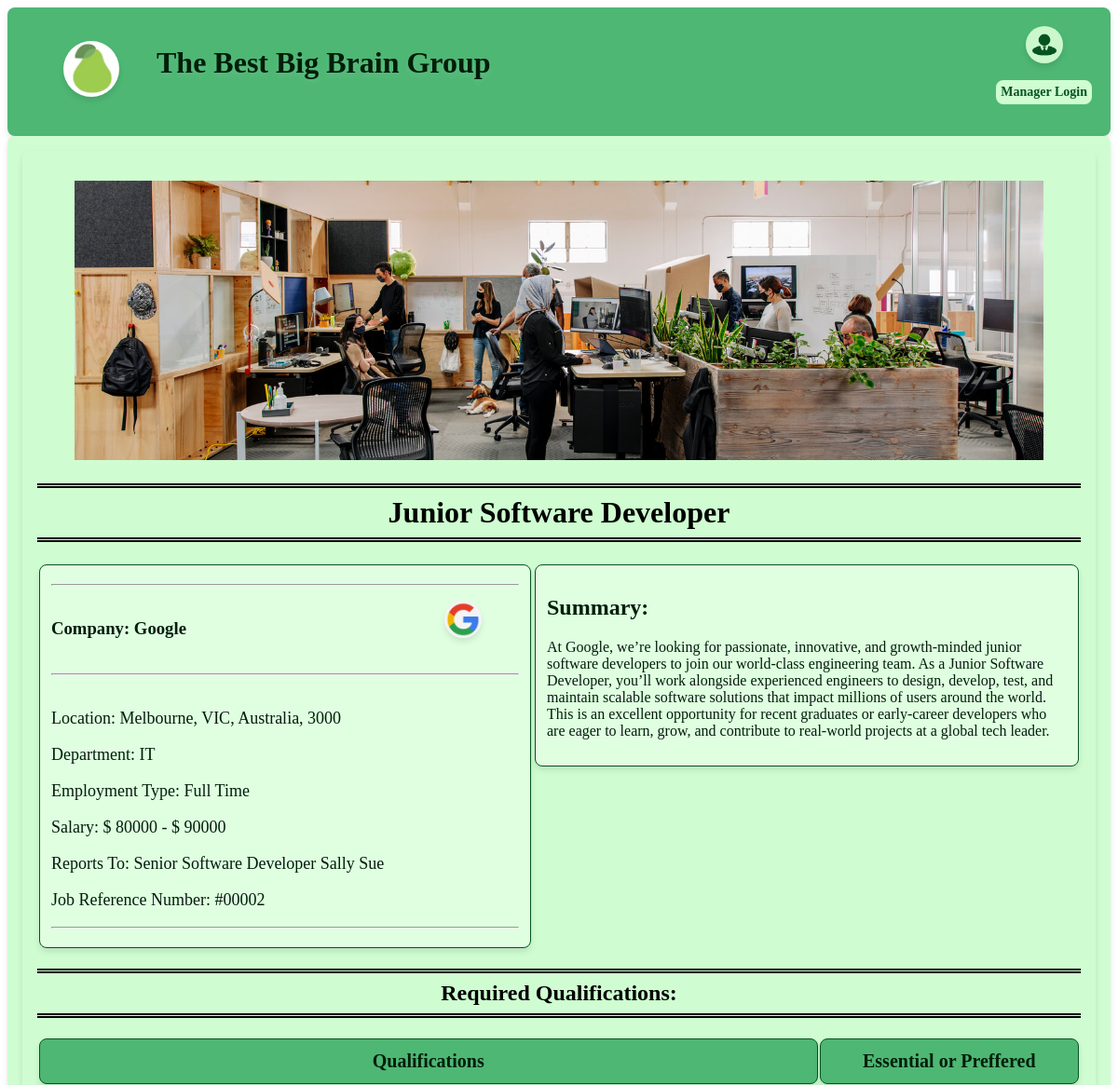
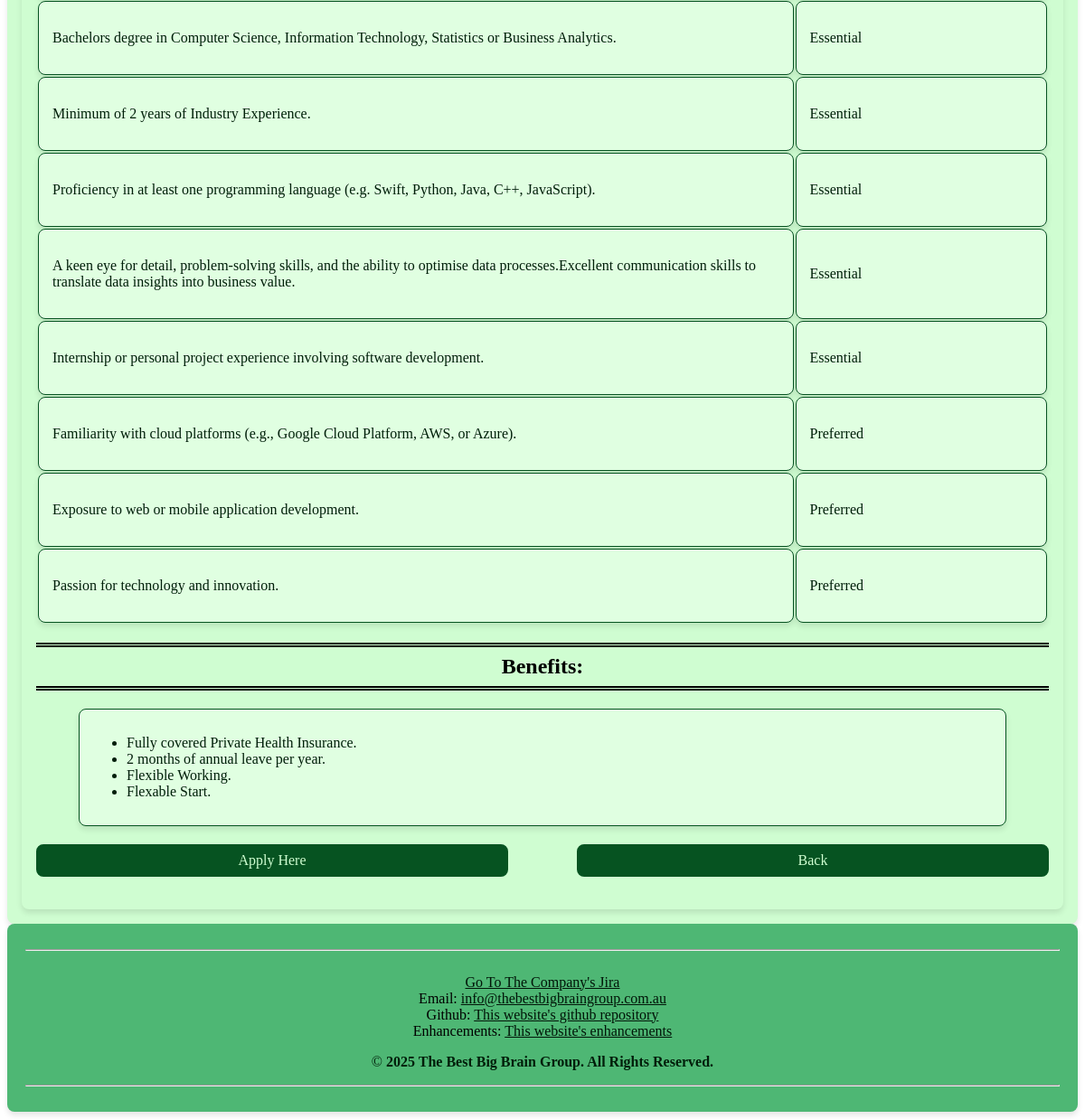
The app's page /extended_jobs.php?job_id=2 with its own data (2 pictures, top to bottom).
### tables this page shows
CREATE TABLE `jobs` (
  `job_id` int(5) NOT NULL,
  `job_title` text NOT NULL,
  `job_company` text NOT NULL,
  `job_location` varchar(100) NOT NULL,
  `job_department` text NOT NULL,
  `job_employment_type` text NOT NULL,
  `job_logo` text NOT NULL,
  `job_logo_link` text NOT NULL,
  `job_salary_min` float NOT NULL,
  `job_salary_max` float NOT NULL,
  `job_information` text NOT NULL,
  `job_manager` text NOT NULL,
  `job_manager_email` text NOT NULL,
  `job_hero_image` text NOT NULL,
  `job_summary` text NOT NULL,
  `job_full_qualifications_or_skills` text NOT NULL,
  `job_essential_or_preferred` text NOT NULL,
  `job_benifits` text NOT NULL
);

### extended_jobs.php (the view, shortened to what this page needs)
<!DOCTYPE html>
<html lang = "en">
    <head>
        <link rel="stylesheet" href="styles/styles.css">
    </head>
    <body>
        <?php include 'header.inc'; ?>
        <main>
            <?php
                require_once "settings.php";
                $dbconn = mysqli_connect($host, $user, $pwd, $db);
                if ($dbconn) {
                    $query = "SELECT * FROM jobs";
                    $result = mysqli_query($dbconn, $query);
                    if (isset($_GET['job_id'])){
                        $main_job_id = $_GET["job_id"];
                        for ($i = 0; $i < mysqli_num_rows($result); $i++){
                            $row = mysqli_fetch_assoc($result);
                            if ($row['job_id'] == $main_job_id) {
                                break;
                            }
                        }
                        echo "<main>";
                        echo "<figure>";
                            $hero_image = $row['job_hero_image'];
                            echo "<img src='$hero_image' alt='Hero_Image' id='job_discription_image_background'/>";
                        echo "</figure>";
                        $job_title = $row['job_title'];
                        echo "<h1 class='job_headers_other_page'>$job_title</h1>";
                        echo "<table>";
                            echo "<tbody>";
                                echo "<tr>";
                                    echo "<td class='main_employment_details_background'>";
                                        echo "<hr>";
                                        echo "<div id='company_and_logo_extended'>";
                                            $company = $row['job_company'];
                                            $company_styled = "Company: " . $company;
                                            echo "<h3 class='random_company_names'>$company_styled</h3>";
                                            echo "<figure>";
                                                $logo = $row['job_logo'];
                                                $logo_link = $row['job_logo_link'];
                                                echo "<a href= '$logo_link' target='_blank'><img src='$logo' alt='Company Logo' class='companies_logo_image'/></a>";
                                            echo "</figure>";
                                        echo "</div>";
                                        echo "<div class = 'line_break'>";
                                            echo "<hr>";
                                        echo "</div>";
                                        $location = "Location: " . $row['job_location'];
                                        $department = "Department: " . $row['job_department'];
                                        $employment_type = "Employment Type: " . $row['job_employment_type'];
                                        $job_salary_min = (string)$row['job_salary_min'];
                                        $formatted_job_salary_min = "$ $job_salary_min";
                                        $job_salary_max = (string)$row['job_salary_max'];
                                        $formatted_job_salary_max = "$ $job_salary_max";
                                        $formatted_total_salary = "Salary: $formatted_job_salary_min  -  $formatted_job_salary_max";
                                        $manager_email = $row['job_manager_email'];
                                        $manager = $row['job_manager'];
                                        $job_id = $row['job_id'];
                                        $formatted_job_id = "Job Reference Number: #" . str_pad($job_id, 5, "0", STR_PAD_LEFT);
                                        echo "<p class='main_employment_details'>$location</p>";
                                        echo "<p class='main_employment_details'>$department</p>";
                                        echo "<p class='main_employment_details'>$employment_type</p>";
                                        echo "<p class='main_employment_details'>$formatted_total_salary</p>";
                                        echo "<p class='main_employment_details'>Reports To: <a class='reporting_to_jobs_specific' href='mailto: $manager_email'> $manager </a></p>";
                                        echo "<p class='main_employment_details'>$formatted_job_id</p>";
                                        echo "<hr>";
                                    echo "</td>";
                                    echo "<td class='employment_summary'>";
                                        echo "<h2>Summary:</h2>";
                                        $summary = $row['job_summary'];
                                        echo "<p> $summary </p>";
                                    echo "</td>";
                                echo "</tr>";
                            echo "</tbody>";
                        echo "</table>";
                        echo "<h2 class='job_headers_other_page'>Required Qualifications:</h2>";
                        $job_qualifications_skills = array_filter(array_map('trim', explode('*', $row['job_full_qualifications_or_skills'])));
                        $job_essential_or_preferred = array_filter(array_map('trim', explode('*', $row['job_essential_or_preferred'])));
                        echo "<table class='qualifications_whole_table'>";
                            echo "<tbody>";
                                echo "<tr class='qualifications_table_row'>";
                                echo "<th class='qualifications_table_header'>Qualifications</th>";
                                echo "<th class='qualifications_table_header'>Essential or Preffered</th>";
                                echo "</tr>";
                                $index = 0;
                                while ($index < count($job_qualifications_skills)){
                                    $row_job_qualifications_skills = $job_qualifications_skills[$index];
                                    $row_job_essential_or_preferred = $job_essential_or_preferred[$index];
                                    echo "<tr class='qualifications_table_row'>";
                                        echo "<td class='qualifications_table'> ";
                                            echo "<p>$row_job_qualifications_skills</p>";
                                        echo "</td>";
                                        echo "<td class='qualifications_table_essential_preffered'>";
                                            echo "<p>$row_job_essential_or_preferred</p>";
                                        echo "</td>";
                                    echo "</tr>";
                                    $index += 1;
                                }
                            echo "</tbody>";
                        echo "</table>";
                        echo "<h2 class='job_headers_other_page'>Benefits:</h2>";
                        echo "<div class='benifits_of_job'>";
                        $job_benifits = array_filter(array_map('trim', explode('*', $row['job_benifits'])));
                        echo "<ul>";
                        foreach ($job_benifits as $job_singular_benifits) {
                            echo "<li>$job_singular_benifits</li>";
                        }
                        echo "</ul>";
                        echo "</div>";
                        echo "<div class='apply_here_extended_page'>";
                            echo "<a href='apply.php' target='_blank' title='Application of Jobs'>Apply Here</a>";
                        echo "</div>";
                        echo "<div class='back_button_job_page'>";
                            echo "<a href='jobs.php' title='Job Page'>Back</a>";
                        echo "</div>";
                    echo "</main>";
                    } else echo "Information lost.";
                } else echo "<p> Unable to connect to the db.</p>";
            ?>
        </main>
            <?php include 'footer.inc'; ?>
    </body>
</html>

### styles/styles.css (style rules this page uses)
* { font-family: Georgia, 'Times New Roman', Times, serif }
p { color: #011e0a; }
main { border-radius: 8px; padding: 16px; background-color: #cffdd1; box-shadow: 0px 4px 6px rgba(0, 0, 0, 0.1); overflow: hidden; }
.random_company_names { float: left; }
.apply_here_extended_page { padding: 5px 5px; border: 4px solid #065321; background-color: #065321; border-radius: 8px; text-align: center; color: #cffdd1; text-decoration: none; margin-bottom: 20px; transition: 0.5s; width: 45%; float: left; }
.apply_here_extended_page a { text-align: center; color: #cffdd1; text-decoration: none; transition: 0.5s; }
#job_discription_image_background { width: fit-content; max-width: 1300px; height: 300px; object-fit: cover; width: 100%; background-size: 100% 100%; }
.companies_logo_image { border-radius: 100%; height: 40px; box-shadow: 0px 4px 6px rgba(0, 0, 0, 0.1); float: right; }
.main_employment_details { font-size: 18px; }
.qualifications_table { width: 75%; display: table-cell; border: 1px solid #065321; padding: 15px; border-radius: 8px; box-shadow: 0px 4px 6px rgba(0, 0, 0, 0.1); color: #011e0a; background-color: #e0ffe1; }
.qualifications_table_essential_preffered { width: 25%; display: table-cell; border: 1px solid #065321; padding: 15px; border-radius: 8px; box-shadow: 0px 4px 6px rgba(0, 0, 0, 0.1); color: #011e0a; background-color: #e0ffe1; }
.qualifications_table_row { background-color: #e0ffe1; padding: 20px; }
.qualifications_table_header { background-color: #4EB774; display: table-cell; border: 1px solid #065321; padding: 12px; border-radius: 8px; box-shadow: 0px 4px 6px rgba(0, 0, 0, 0.1); color: #011e0a; font-size: 20px; }
.main_employment_details_background { background-color: #e0ffe1; border: 1px solid #065321; padding: 12px; border-radius: 8px; box-shadow: 0px 4px 6px rgba(0, 0, 0, 0.1); color: #011e0a; width: 45%; float: left; }
.qualifications_whole_table { margin-left: auto; margin-right: auto; }
.employment_summary { background-color: #e0ffe1; border: 1px solid #065321; padding: 12px; border-radius: 8px; box-shadow: 0px 4px 6px rgba(0, 0, 0, 0.1); color: #011e0a; width: 50%; float: right; }
.benifits_of_job { background-color: #e0ffe1; border: 1px solid #065321; padding: 12px; border-radius: 8px; box-shadow: 0px 4px 6px rgba(0, 0, 0, 0.1); color: #011e0a; max-width: 1000px; margin-left: auto; margin-right: auto; transition: 0.5s; margin-bottom: 20px; }
.back_button_job_page { padding: 5px 5px; text-align: center; border: 4px solid #065321; background-color: #065321; border-radius: 8px; float: right; transition: 0.5s; margin-bottom: 20px; width: 45%; }
.back_button_job_page a { text-align: center; color: #cffdd1; text-decoration: none; transition: 0.5s; }
.job_headers_other_page { text-align: center; padding: 8px; border-top: 5px double ; border-bottom: 5px double; }
.reporting_to_jobs_specific { text-decoration: none; color: #011e0a; }
.line_break { padding-top: 30px; padding-bottom: 10px; margin-top: 20px; }
#company_and_logo_extended { margin-bottom: 10px; padding-bottom: 20px; }
label, p { color: #011e0a;; }

### records on screen
jobs: job_hero_image (picture), job_title "Junior Software Developer", job_company "Company: Google", job_logo (picture), job_location "Location: Melbourne, VIC, Australia, 3000", job_department "Department: IT", job_employment_type "Employment Type: Full Time", formatted_total_salary "Salary: $ 80000 - $ 90000", job_manager "Senior Software Developer Sally Sue", job_id "Job Reference Number: #00002", job_summary "At Google, we’re looking for passionate, innovative, and growth-minded junior software developers to join our world-class engineering team. As a Junior Software Developer, you’ll work alongside experienced engineers to design, develop, test, and maintain scalable software solutions that impact millions of users around the world. This is an excellent opportunity for recent graduates or early-career developers who are eager to learn, grow, and contribute to real-world projects at a global tech leader.", job_full_qualifications_or_skills "Bachelors degree in Computer Science, Information Technology, Statistics or Business Analytics.", job_essential_or_preferred "Essential", job_full_qualifications_or_skills "Minimum of 2 years of Industry Experience.", job_full_qualifications_or_skills "Proficiency in at least one programming language (e.g. Swift, Python, Java, C++, JavaScript).", job_full_qualifications_or_skills "A keen eye for detail, problem-solving skills, and the ability to optimise data processes.Excellent communication skills to translate data insights into business value.", job_full_qualifications_or_skills "Internship or personal project experience involving software development.", job_full_qualifications_or_skills "Familiarity with cloud platforms (e.g., Google Cloud Platform, AWS, or Azure).", job_essential_or_preferred "Preferred", job_full_qualifications_or_skills "Exposure to web or mobile application development.", job_full_qualifications_or_skills "Passion for technology and innovation.", job_benifits "Fully covered Private Health Insurance.", job_benifits "2 months of annual leave per year.", job_benifits "Flexible Working.", job_benifits "Flexable Start."
